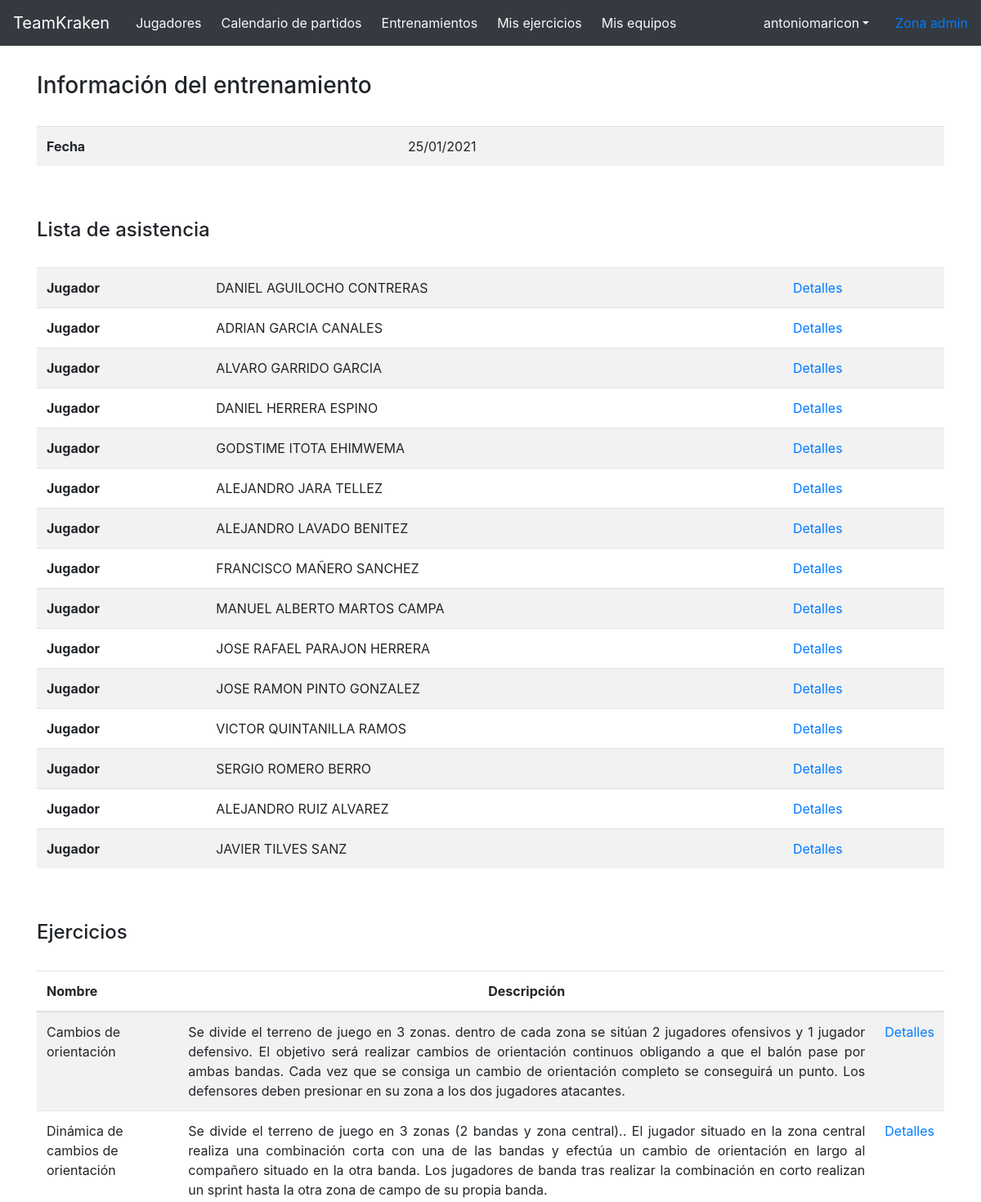
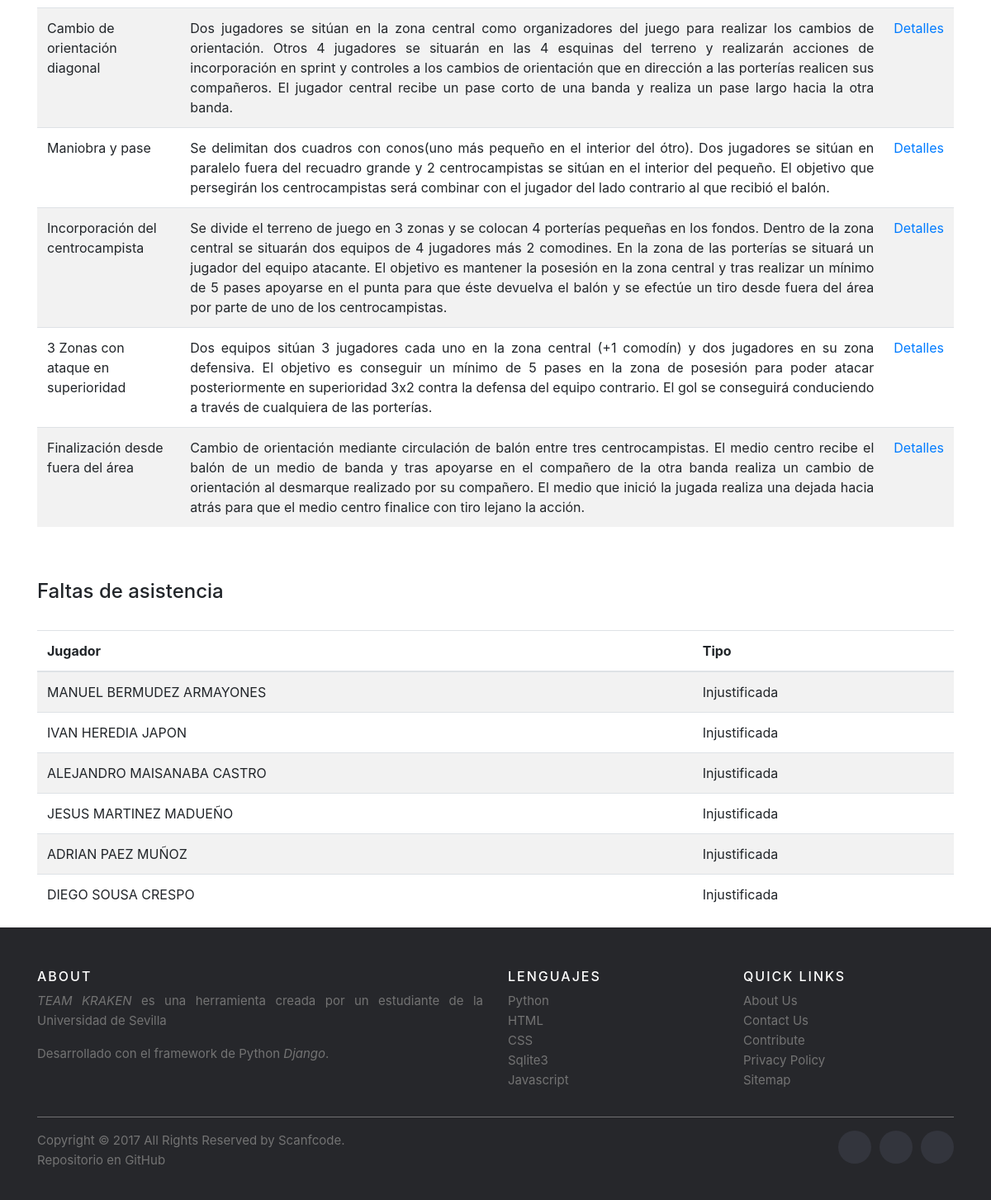
The app's page /8/entrenamientos/entrenamiento/3 (signed in) with its own data (2 pictures, top to bottom).
### principal/models.py (models this page shows, shortened)
class Entrenamiento(models.Model):
    fecha = models.CharField(max_length=50, verbose_name='Fecha')
    ejercicios = models.ManyToManyField(Ejercicio)
    jugadores = models.ManyToManyField(Jugador)
    equipo = models.ForeignKey(Equipo , on_delete=models.CASCADE, null=True)

class Jugador(models.Model):
    PIE_DERECHO = 'PD'
    PIE_IZQUIERDO = 'PI'
    AMBIDIESTRO = 'AM'
    PIE_DOMINANTE_CHOICES = [
        (PIE_DERECHO, 'Pie derecho'),
        (PIE_IZQUIERDO, 'Pie izquierdo'),
        (AMBIDIESTRO, 'Ambidiestro'),
    ]
    nombre = models.CharField(max_length=30, verbose_name='Nombre')
    apellidos = models.CharField(max_length=50, verbose_name='Apellidos')
    fechaNacimiento = models.CharField(max_length=50, verbose_name='Fecha de nacimiento', null=True)
    posicionPrincipal = models.CharField(max_length=30, verbose_name='Posicion principal', null=True)
    posicionesSecundarias = models.ManyToManyField(Posicion, blank=True)
    altura = models.DecimalField(max_digits=5, decimal_places=2, null=True)
    pieDominante = models.CharField(max_length=2, choices=PIE_DOMINANTE_CHOICES, default=PIE_DERECHO)
    equipo = models.ForeignKey(Equipo, on_delete=models.CASCADE, null=True)
    def __str__(self):
        return self.nombre + " " + self.apellidos

class Ejercicio(models.Model):
    nombre = models.CharField(max_length=50, verbose_name='Nombre')
    material = models.TextField(verbose_name='Material', help_text='Enumera el material necesario')
    objetivoTecnico = models.ManyToManyField(ObjetivoTecnico, blank=True)
    objetivoTactico = models.ManyToManyField(ObjetivoTactico, blank=True)
    objetivoFisico = models.ManyToManyField(ObjetivoFisico, blank=True)
    objetivoPsicologico = models.ManyToManyField(ObjetivoPsicologico, blank=True)
    objetivoEspecifico = models.ManyToManyField(ObjetivoEspecifico, blank=True)
    descripcion = models.TextField(verbose_name='Descripción', help_text='Añade una descripción')
    consejos = models.TextField(verbose_name='Consejos', help_text='Consejos')
    user = models.ForeignKey(User, on_delete=models.CASCADE, null=True, blank=True)

class Falta(models.Model):
    INJUSTIFICADA = 'Injustificada'
    JUSTIFICADA = 'Justificada'
    LESION = 'Lesion'
    TIPO_FALTA_CHOICES = [
        (INJUSTIFICADA, 'Injustificada'),
        (JUSTIFICADA, 'Justificada'),
        (LESION, 'Lesion'),
    ]
    fecha = models.CharField(max_length=30, verbose_name='Fecha')
    tipo = models.CharField(max_length=30, choices=TIPO_FALTA_CHOICES, default=INJUSTIFICADA)
    entrenamiento = models.ForeignKey(Entrenamiento, on_delete=models.CASCADE, null=True)
    jugador = models.ForeignKey(Jugador, on_delete=models.CASCADE, null=True)

### principal/views.py (the view)
# urls.py: path('<int:id_equipo>/entrenamientos/entrenamiento/<int:id_entrenamiento>', principal_views.entrenamientoDetails),
def entrenamientoDetails(request, id_entrenamiento, id_equipo):
    if request.user.is_authenticated == False:
        return redirect('/login')
    eq = get_object_or_404(Equipo, pk=id_equipo)
    entrenamiento = get_object_or_404(Entrenamiento, pk=id_entrenamiento)
    faltas = Falta.objects.filter(entrenamiento=id_entrenamiento)
    return render(request, 'principal/entrenamientoDetails.html', {'entrenamiento': entrenamiento, 'eq':eq, 'faltas':faltas})

### principal/templates/principal/entrenamientoDetails.html
{% extends 'principal/base.html' %}
{% block content %}
	<br/>
	<h3>Información del entrenamiento</h3>
		<br/>
		<table class="table table-striped">
	        <tr>
	            <th>Fecha</th>
	            <td>{{ entrenamiento.fecha }}</td>
	        </tr>
	    </table>
	    <br/>
	    <br/>
	    <h4>Lista de asistencia</h4>
	    <br/>
	    <table class="table table-striped">
	    	{% for jugador in entrenamiento.jugadores.all %}
				<tr>
					<th>Jugador</th>
					<td>{{ jugador.nombre }} {{ jugador.apellidos }} </td>
					<td><a href='/{{ eq.id }}/jugadores/jugador/{{ jugador.id }}'>Detalles</a></td>
				</tr>
	    	{% endfor %}
	    </table>
	    <br/>
	    <br/>
	    <h4>Ejercicios</h4>
	    <br/>
		<table class="table table-striped">
			<thead>
				<th>Nombre</th>
				<th style="text-align: center;">Descripción</th>
				<th></th>
			</thead>
			<tbody>
				{% for ejercicio in entrenamiento.ejercicios.all %}
					<tr>
						<td>{{ ejercicio.nombre }}</td>
						<td style="text-align: justify;">{{ ejercicio.descripcion }}</td>
						<td><a href='/{{ eq.id }}/ejercicios/ejercicio/{{ ejercicio.id }}'>Detalles</a></td>
					</tr>
				{% endfor %}
			</tbody>
		</table>
		<br/>
		<br/>
		<h4>Faltas de asistencia</h4>
		<br/>
		<table class="table table-striped">
			<thead>
				<tr>
					<th>Jugador</th>
					<th>Tipo</th>
				</tr>
			</thead>
			<tbody>
				{% for falta in faltas %}
					<tr>
						<td>{{ falta.jugador }}</td>
						<td>{{ falta.tipo }}</td>
					</tr>
				{% endfor %}
			</tbody>
		</table>
{% endblock %}

### principal/templates/principal/base.html (shortened to what this page needs)
<!DOCTYPE html>
<html>
<head>
	<link rel="stylesheet" href="https://stackpath.bootstrapcdn.com/bootstrap/4.4.1/css/bootstrap.min.css">
	<link rel="stylesheet" href="https://unpkg.com/bootstrap-table@1.16.0/dist/bootstrap-table.min.css">
	<link rel="stylesheet" href="https://code.ionicframework.com/ionicons/2.0.1/css/ionicons.min.css">
	<link rel="stylesheet" href="https://www.evidentia.cloud/plugins/fontawesome-free/css/all.min.css">
</head>
<body class="pt-5">
    <nav class="navbar navbar-expand-md navbar-dark bg-dark fixed-top">
      <a class="navbar-brand" href='/{{ eq.id}}'>TeamKraken</a>
      <div class="collapse navbar-collapse" id="navbarsExampleDefault">
        <ul class="navbar-nav mr-auto">
          <li class="nav-item active ml-2">
            <a class="nav-link text-light" href="/{{ eq.id}}/jugadores">Jugadores</a>
          </li>
          <li class="nav-item">
            <a class="nav-link text-light ml-2" href="/{{ eq.id}}/partidos">Calendario de partidos</a>
          </li>
          <li class="nav-item">
            <a class="nav-link text-light ml-2" href="/{{ eq.id}}/entrenamientos">Entrenamientos</a>
          </li>
          <li class="nav-item">
            <a class="nav-link text-light ml-2" href="/{{ eq.id}}/ejercicios">Mis ejercicios</a>
		  </li>
		  <li class="nav-item">
			<a class="nav-link text-light ml-2" href="/{{ eq.id}}/misEquipos">Mis equipos</a>
		  </li>
		</ul>
		{% if user.is_authenticated %}
        <div class="nav-item dropdown justify-content-end mr-3">
            <a class="nav-link dropdown-toggle text-light" href="http://example.com" id="dropdown01" data-toggle="dropdown" aria-haspopup="true" aria-expanded="false">{{ user.get_username }}</a>
          </div>
        {% endif %}
        <a class="my-2 my-lg-0" href='/admin'>Zona admin</a>
      </div>
    </nav>
	<div class="container pt-3">
	{% block content %}
	{% endblock %}
	</div>
    <footer class="site-footer">
      <div class="container">
        <div class="row">
          <div class="col-sm-12 col-md-6">
            <h6>About</h6>
            <p class="text-justify"><i>TEAM KRAKEN</i> es una herramienta creada por un estudiante de la Universidad de Sevilla</p>
          	<p class="text-justify">Desarrollado con el framework de Python <i>Django</i>.</p>
          </div>
          <div class="col-xs-6 col-md-3">
            <h6>Lenguajes</h6>
            <ul class="footer-links">
              <li>Python</li>
              <li>HTML</li>
              <li>CSS</li>
              <li>Sqlite3</li>
              <li>Javascript</li>
            </ul>
          </div>
          <div class="col-xs-6 col-md-3">
            <h6>Quick Links</h6>
            <ul class="footer-links">
              <li><a href="http://scanfcode.com/about/">About Us</a></li>
              <li><a href="http://scanfcode.com/contact/">Contact Us</a></li>
              <li><a href="http://scanfcode.com/contribute-at-scanfcode/">Contribute</a></li>
              <li><a href="http://scanfcode.com/privacy-policy/">Privacy Policy</a></li>
              <li><a href="http://scanfcode.com/sitemap/">Sitemap</a></li>
            </ul>
          </div>
        </div>
        <hr>
      </div>
      <div class="container">
        <div class="row">
          <div class="col-md-8 col-sm-6 col-xs-12">
            <p class="copyright-text">Copyright &copy; 2017 All Rights Reserved by
         	<a href="https://codepen.io/scanfcode">Scanfcode</a>.
            </p>
            <p><a class="github" href="https://github.com/manpercar1/teamkraken"> Repositorio en GitHub</a></p>
          </div>
          <div class="col-md-4 col-sm-6 col-xs-12">
            <ul class="social-icons">
              <li><a class="facebook" href="#"></a></li>
              <li><a class="twitter" href="#"></a></li>
              <li><a class="linkedin" href="#"></a></li>
            </ul>
          </div>
        </div>
      </div>
	</footer>
</body>
</html>

### principal/templates/principal/base.html (style rules this page uses)
.site-footer { background-color:#26272b; padding:45px 0 20px; font-size:15px; line-height:24px; color:#737373; }
.site-footer hr { border-top-color:#bbb; opacity:0.5 }
.site-footer h6 { color:#fff; font-size:16px; text-transform:uppercase; margin-top:5px; letter-spacing:2px }
.site-footer a { color:#737373; }
.footer-links { padding-left:0; list-style:none }
.footer-links li { display:block }
.footer-links a { color:#737373 }
.site-footer .social-icons { text-align:right }
.site-footer .social-icons a { width:40px; height:40px; line-height:40px; margin-left:6px; margin-right:0; border-radius:100%; background-color:#33353d }
.copyright-text { margin:0 }
.social-icons { padding-left:0; margin-bottom:0; list-style:none }
.social-icons li { display:inline-block; margin-bottom:4px }
.social-icons a { background-color:#eceeef; color:#818a91; font-size:16px; display:inline-block; line-height:44px; width:44px; height:44px; text-align:center; margin-right:8px; border-radius:100%; -webkit-transition:all .2s linear; -o-transition:all .2s linear; transition:all .2s linear }

### records on screen
Entrenamiento: fecha "25/01/2021"
Jugador: nombre "DANIEL", apellidos "AGUILOCHO CONTRERAS"
Jugador: nombre "ADRIAN", apellidos "GARCIA CANALES"
Jugador: nombre "ALVARO", apellidos "GARRIDO GARCIA"
Jugador: nombre "DANIEL", apellidos "HERRERA ESPINO"
Jugador: nombre "GODSTIME", apellidos "ITOTA EHIMWEMA"
Jugador: nombre "ALEJANDRO", apellidos "JARA TELLEZ"
Jugador: nombre "ALEJANDRO", apellidos "LAVADO BENITEZ"
Jugador: nombre "FRANCISCO", apellidos "MAÑERO SANCHEZ"
Jugador: nombre "MANUEL ALBERTO", apellidos "MARTOS CAMPA"
Jugador: nombre "JOSE RAFAEL", apellidos "PARAJON HERRERA"
Jugador: nombre "JOSE RAMON", apellidos "PINTO GONZALEZ"
Jugador: nombre "VICTOR", apellidos "QUINTANILLA RAMOS"
Jugador: nombre "SERGIO", apellidos "ROMERO BERRO"
Jugador: nombre "ALEJANDRO", apellidos "RUIZ ALVAREZ"
Jugador: nombre "JAVIER", apellidos "TILVES SANZ"
Ejercicio: nombre "Cambios de orientación", descripcion "Se divide el terreno de juego en 3 zonas. dentro de cada zona se sitúan 2 jugadores ofensivos y 1 jugador defensivo. El objetivo será realizar cambios de orientación continuos obligando a que el balón pase por ambas bandas. Cada vez que se consiga un cambio de orientación completo se conseguirá un punto. Los defensores deben presionar en su zona a los dos jugadores atacantes."
Ejercicio: nombre "Dinámica de cambios de orientación", descripcion "Se divide el terreno de juego en 3 zonas (2 bandas y zona central).. El jugador situado en la zona central realiza una combinación corta con una de las bandas y efectúa un cambio de orientación en largo al compañero situado en la otra banda. Los jugadores de banda tras realizar la combinación en corto realizan un sprint hasta la otra zona de campo de su propia banda."
Ejercicio: nombre "Cambio de orientación diagonal", descripcion "Dos jugadores se sitúan en la zona central como organizadores del juego para realizar los cambios de orientación. Otros 4 jugadores se situarán en las 4 esquinas del terreno y realizarán acciones de incorporación en sprint y controles a los cambios de orientación que en dirección a las porterías realicen sus compañeros. El jugador central recibe un pase corto de una banda y realiza un pase largo hacia la otra banda."
Ejercicio: nombre "Maniobra y pase", descripcion "Se delimitan dos cuadros con conos(uno más pequeño en el interior del ótro). Dos jugadores se sitúan en paralelo fuera del recuadro grande y 2 centrocampistas se sitúan en el interior del pequeño. El objetivo que persegirán los centrocampistas será combinar con el jugador del lado contrario al que recibió el balón."
Ejercicio: nombre "Incorporación del centrocampista", descripcion "Se divide el terreno de juego en 3 zonas y se colocan 4 porterías pequeñas en los fondos. Dentro de la zona central se situarán dos equipos de 4 jugadores más 2 comodines. En la zona de las porterías se situará un jugador del equipo atacante. El objetivo es mantener la posesión en la zona central y tras realizar un mínimo de 5 pases apoyarse en el punta para que éste devuelva el balón y se efectúe un tiro desde fuera del área por parte de uno de los centrocampistas."
Ejercicio: nombre "3 Zonas con ataque en superioridad", descripcion "Dos equipos sitúan 3 jugadores cada uno en la zona central (+1 comodín) y dos jugadores en su zona defensiva. El objetivo es conseguir un mínimo de 5 pases en la zona de posesión para poder atacar posteriormente en superioridad 3x2 contra la defensa del equipo contrario. El gol se conseguirá conduciendo a través de cualquiera de las porterías."
Ejercicio: nombre "Finalización desde fuera del área", descripcion "Cambio de orientación mediante circulación de balón entre tres centrocampistas. El medio centro recibe el balón de un medio de banda y tras apoyarse en el compañero de la otra banda realiza un cambio de orientación al desmarque realizado por su compañero. El medio que inició la jugada realiza una dejada hacia atrás para que el medio centro finalice con tiro lejano la acción."
Falta: jugador "MANUEL BERMUDEZ ARMAYONES", tipo "Injustificada"
Falta: jugador "IVAN HEREDIA JAPON", tipo "Injustificada"
Falta: jugador "ALEJANDRO MAISANABA CASTRO", tipo "Injustificada"
Falta: jugador "JESUS MARTINEZ MADUEÑO", tipo "Injustificada"
Falta: jugador "ADRIAN PAEZ MUÑOZ", tipo "Injustificada"
Falta: jugador "DIEGO SOUSA CRESPO", tipo "Injustificada"

### other values on screen
{{ user.get_username }} "antoniomaricon"
